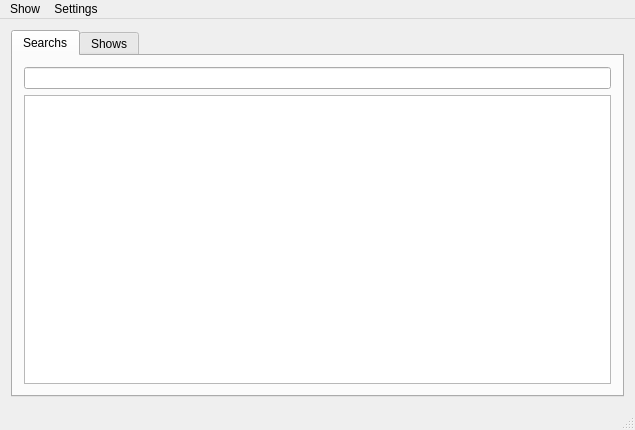
<?xml version="1.0" encoding="UTF-8"?>
<ui version="4.0">
 <class>MainWindow</class>
 <widget class="QMainWindow" name="MainWindow">
  <property name="geometry">
   <rect>
    <x>0</x>
    <y>0</y>
    <width>635</width>
    <height>430</height>
   </rect>
  </property>
  <property name="windowTitle">
   <string>BetaSeeker</string>
  </property>
  <widget class="QWidget" name="centralWidget">
   <layout class="QGridLayout" name="gridLayout">
    <item row="1" column="0" colspan="4">
     <widget class="QTabWidget" name="tabWidgetMain">
      <property name="currentIndex">
       <number>0</number>
      </property>
      <widget class="QWidget" name="tabSearch">
       <attribute name="title">
        <string>Searchs</string>
       </attribute>
       <layout class="QGridLayout" name="gridLayout_2">
        <item row="0" column="0">
         <widget class="QLineEdit" name="lineEditSearch"/>
        </item>
        <item row="1" column="0">
         <widget class="QListWidget" name="listWidgetSearch"/>
        </item>
       </layout>
      </widget>
      <widget class="QWidget" name="tabShows">
       <attribute name="title">
        <string>Shows</string>
       </attribute>
       <layout class="QGridLayout" name="gridLayout_3">
        <item row="0" column="0" colspan="2">
         <widget class="QLineEdit" name="lineEditFilter"/>
        </item>
        <item row="0" column="2">
         <widget class="QComboBox" name="comboBoxLang"/>
        </item>
        <item row="0" column="3">
         <widget class="QComboBox" name="comboBoxSeason"/>
        </item>
        <item row="0" column="4">
         <widget class="QComboBox" name="comboBoxEpisode"/>
        </item>
        <item row="1" column="0">
         <widget class="QListView" name="listViewShows"/>
        </item>
        <item row="1" column="1" colspan="4">
         <widget class="QTreeView" name="treeViewSubtitles"/>
        </item>
       </layout>
      </widget>
     </widget>
    </item>
   </layout>
  </widget>
  <widget class="QMenuBar" name="menuBar">
   <property name="geometry">
    <rect>
     <x>0</x>
     <y>0</y>
     <width>635</width>
     <height>19</height>
    </rect>
   </property>
   <widget class="QMenu" name="menuShow">
    <property name="title">
     <string>Show</string>
    </property>
    <addaction name="actionExit"/>
   </widget>
   <widget class="QMenu" name="menuSettings">
    <property name="title">
     <string>Settings</string>
    </property>
   </widget>
   <addaction name="menuShow"/>
   <addaction name="menuSettings"/>
  </widget>
  <widget class="QStatusBar" name="statusBar"/>
  <action name="actionApp_key">
   <property name="text">
    <string>API Key</string>
   </property>
  </action>
  <action name="actionExit">
   <property name="text">
    <string>E&amp;xit</string>
   </property>
  </action>
 </widget>
 <layoutdefault spacing="6" margin="11"/>
 <resources/>
 <connections/>
</ui>
